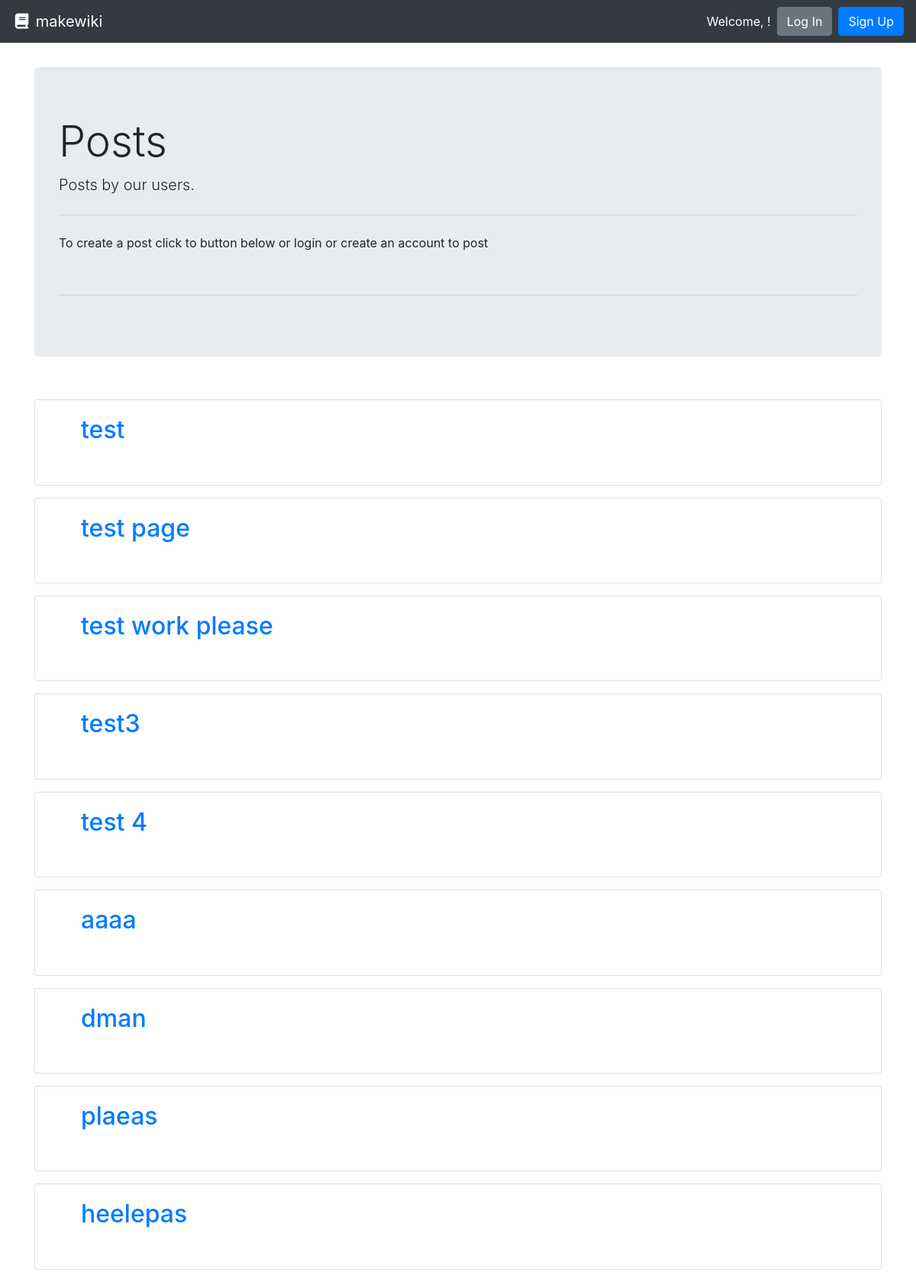
Before: /blog/ with the older database file.
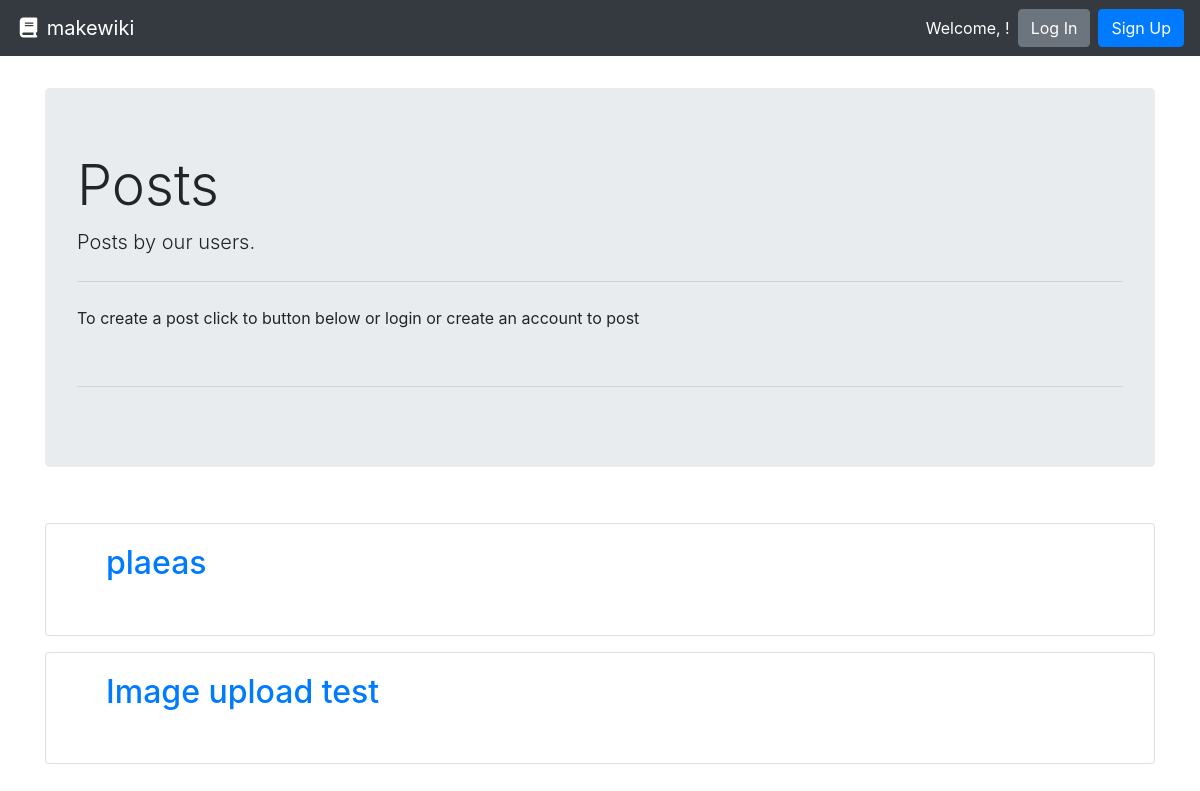
After: the same page with the newer database file.
### posts/models.py (models this page shows, shortened)
class Post(models.Model):
    title = models.CharField(max_length=settings.POST_TITLE_MAX_LENGTH, unique=True,
                             help_text="Title of your page.")
    author = models.ForeignKey(User, on_delete=models.PROTECT,
                               help_text="The user that posted this article.")
    slug = models.CharField(max_length=settings.POST_TITLE_MAX_LENGTH, blank=True, editable=False,
                            help_text="Unique URL path to access this page. Generated by the system.")
    content = models.TextField(
        help_text="Write the content of your page here.")
    created = models.DateTimeField(auto_now_add=True,
                                   help_text="The date and time this page was created. Automatically generated when the model saves.")
    modified = models.DateTimeField(auto_now=True,
                                    help_text="The date and time this page was updated. Automatically generated when the model updates.")
    picture = models.ImageField(blank=True, null=True, upload_to='images/')

### posts/views.py (the view)
# urls.py: path('blog/', PostListView.as_view(), name='post-list-page'),
class PostListView(ListView):
    model = Post
    def get(self, request):
        post_list = Post.objects.all()
        context = {'post_list': post_list}
        return render(request, 'blog/list.html', context=context)

### posts/templates/blog/list.html (shortened to what this page needs)
{% extends 'base.html' %}
{% load static %}
{% block content %}
<body>
  <div class="jumbotron">
    <h1 class="display-4">Posts</h1>
    <p class="lead">Posts by our users.</p>
    <hr class="my-4">
      <p>To create a post click to button below or login or create an account to post</p>
      <form class="form-inline ml-auto">
        <br>
      </form>
    <hr>
  </div>
      <br>
    {% if post_list %}
    {% for post in post_list %}
      <ul
        <div class="card">
          <div class="card-body" text="center">
            <h2><a href="{{ post.slug }}">{{ post.title }}</a></h2>
            <br>
          </div>
      </ul>
    {% endfor %}
    {% else %}
      <p>No posts</p>
    {% endif %}
</body>
{% endblock %}

Changed rows visible on the page:
removed Post: title "test"
removed Post: title "test page"
removed Post: title "test work please"
removed Post: title "test3"
removed Post: title "test 4"
removed Post: title "aaaa"
removed Post: title "dman"
removed Post: title "heelepas"
added Post: title "Image upload test"
